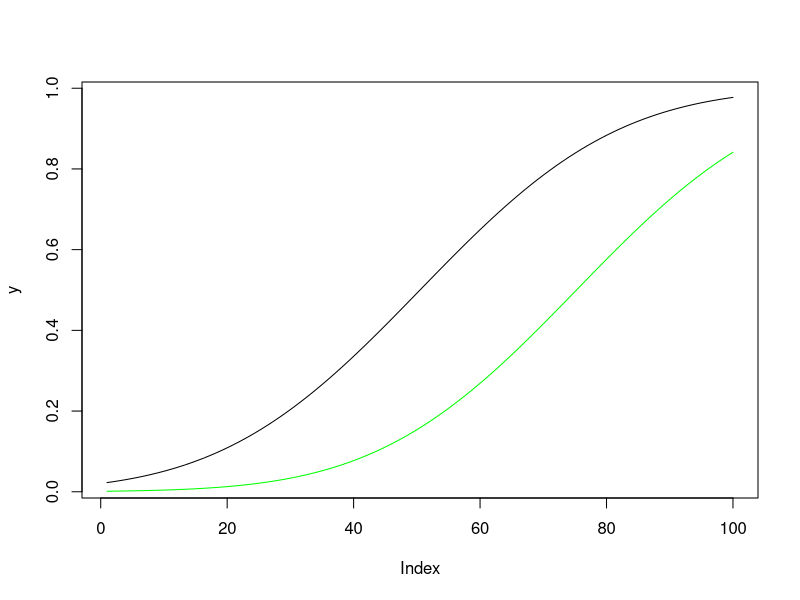
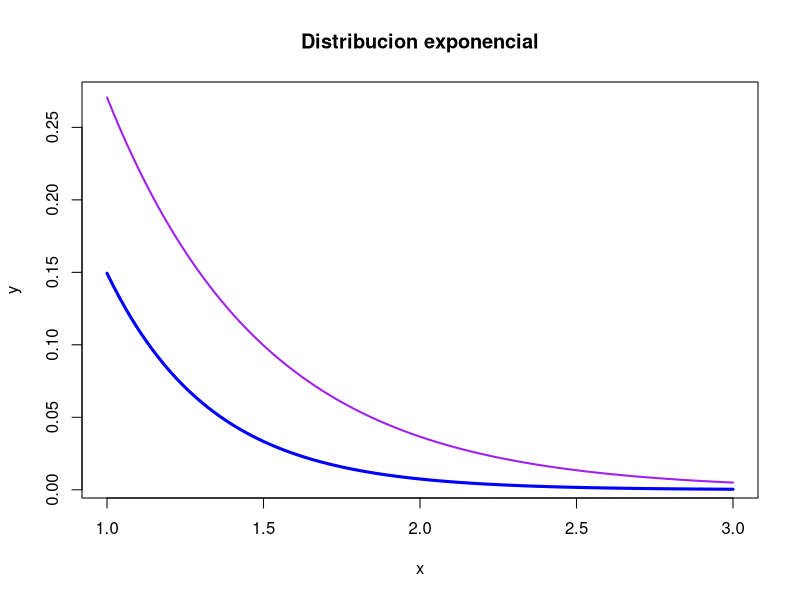
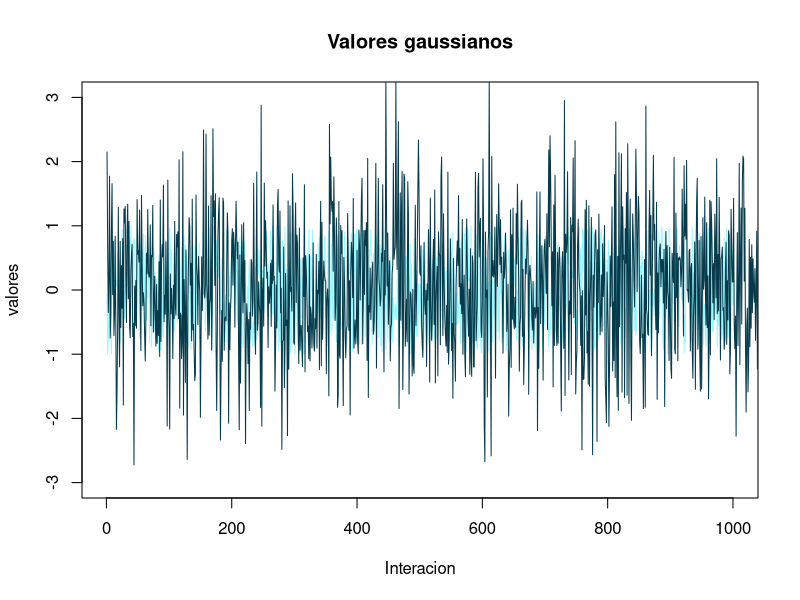
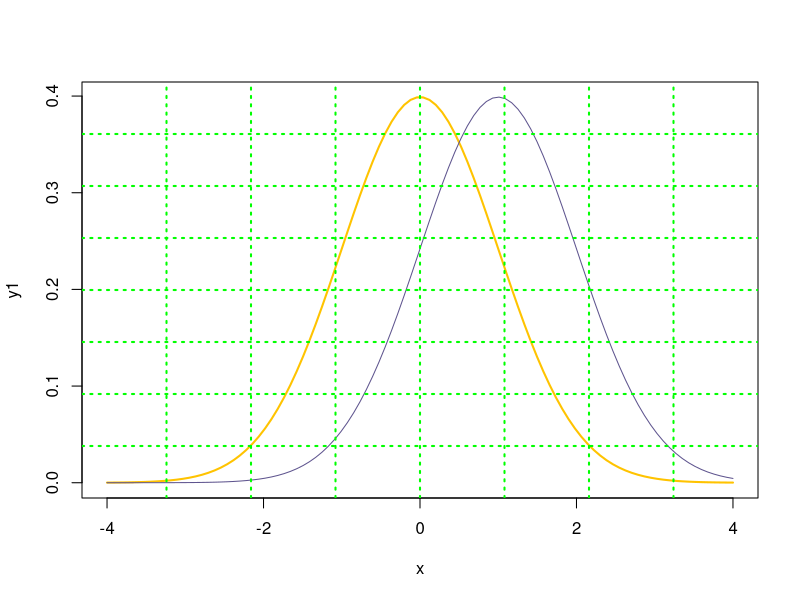
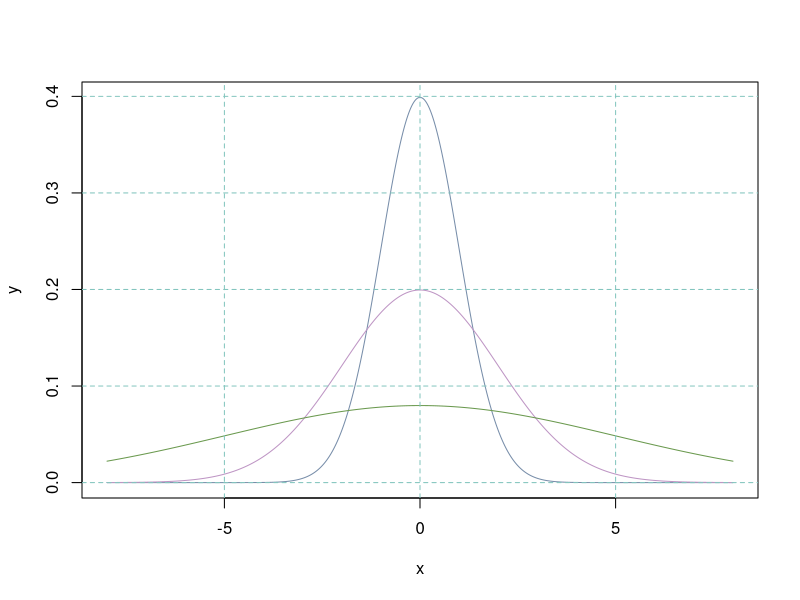
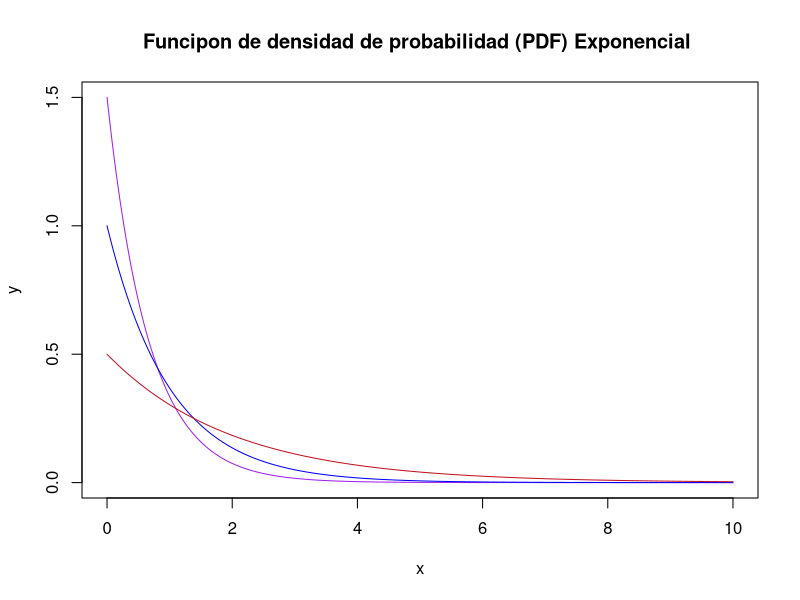
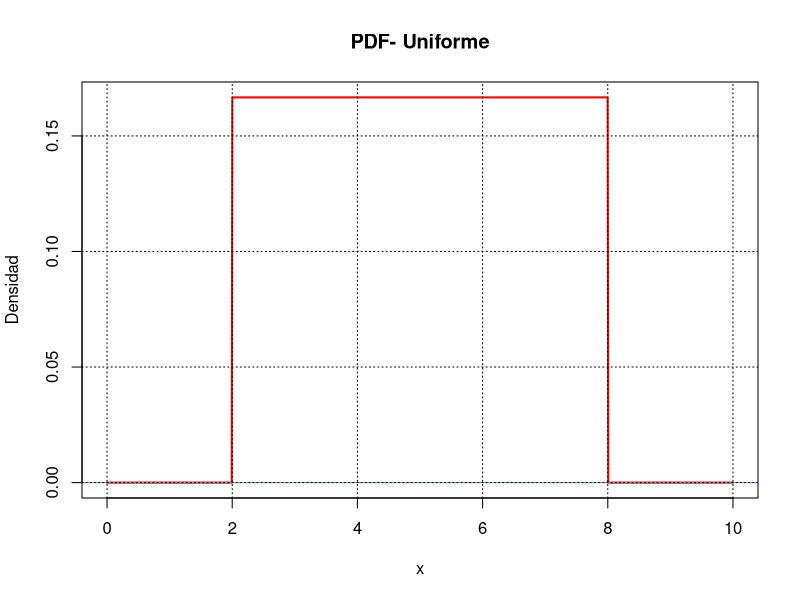
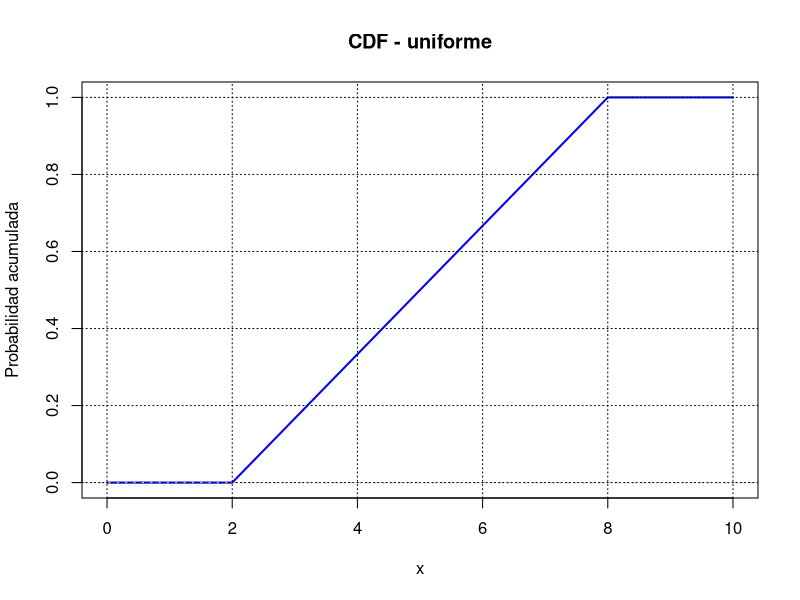

Generate these figures, in order, with R:
## ---- chunk 1
knitr::opts_chunk$set(echo = TRUE)
## ---- chunk 2
x <- seq(-4,4, length=100)
y <-pnorm(x, mean=0, sd = 2)
y1 <- pnorm(x, mean=2, sd =2)
plot(y, type ="l")
lines(y1, col="green")
## ---- chunk 3

x <- seq(1,3, length=100) 
y <- dexp(x, rate=2)
y1 <- dexp(x, rate=3)
plot(x,y, type = "l", col="purple", lwd=2, main="Distribucion exponencial")
lines(x,y1, col="blue", lwd=3)

## ---- chunk 4
valores <- rnorm(10000)
uniforme <-runif(1000, -1,1)
plot(uniforme, type= "l", col="#9bf6ff", main="Valores gaussianos", xlab="Interacion", ylab="valores",
ylim =c(-3,3))
lines(valores, col="#073b4c")
## ---- chunk 5
x <- seq(-4,4, length=100)
y1 <- dnorm(x, mean=0, sd=1)
y2 <- dnorm(x, mean=1, sd=1)
plot(x,y1, type="l", col="#ffc300", lwd=2)
lines(x,y2, col="#5e548e")
grid(col="green", lwd =2, lty = "dotted", nx=8)
## ---- chunk 6
x <- seq(-8,8, length=1000)
y <- dnorm(x,mean =0, sd=1)
y2 <- dnorm(x,sd=2)
y3 <- dnorm(x,sd=5)
plot(x,y, type="l", col="#778da9")
lines(x,y2, col="#be95c4")
lines(x,y3, col="#6a994e")
grid(col="#83c5be", lty="dashed")
## ---- chunk 7
set.seed(100)
x <- rnorm(n = 1000000)
mean(x)
var(x)
sd(x)
## ---- chunk 8
x <- seq(0,10, length=10000) 
y <- dexp(x, rate=1.5)
y1 <- dexp(x, rate=1)
y2 <- dexp(x, rate = 0.5)
plot(x,y, type = "l", col="purple", lwd=1, main="Funcipon de densidad de probabilidad (PDF) Exponencial ")
lines(x,y1, col="blue", lwd=1)
lines(x, y2, col="#c1121f", lwd=1)
## ---- chunk 9
a <- 2 
b <- 8




x <- seq(a - 2, b + 2, length.out = 1000)
pdf <- dunif(x, min = a, max = b)
plot(x, pdf, type = "l", lwd = 2, col ="red",
    ylab = "Densidad",xlab = "x", main = "PDF- Uniforme")
abline(h = 0, col = "#669bbc")
grid(col="black", lt="dotted")
## ---- chunk 10
a <- 2
b <- 8
x<- seq(a - 2, b + 2, length.out = 1000)

cdf <- punif(x, min = a, max = b)
plot(x, cdf, type = "l", lwd = 2, col = "blue",
     ylab = "Probabilidad acumulada", xlab = "x", main = "CDF - uniforme")
abline(h = c(0, 1.1), col = "gray", lty = 2)
grid(col="black", lt = "dotted")
